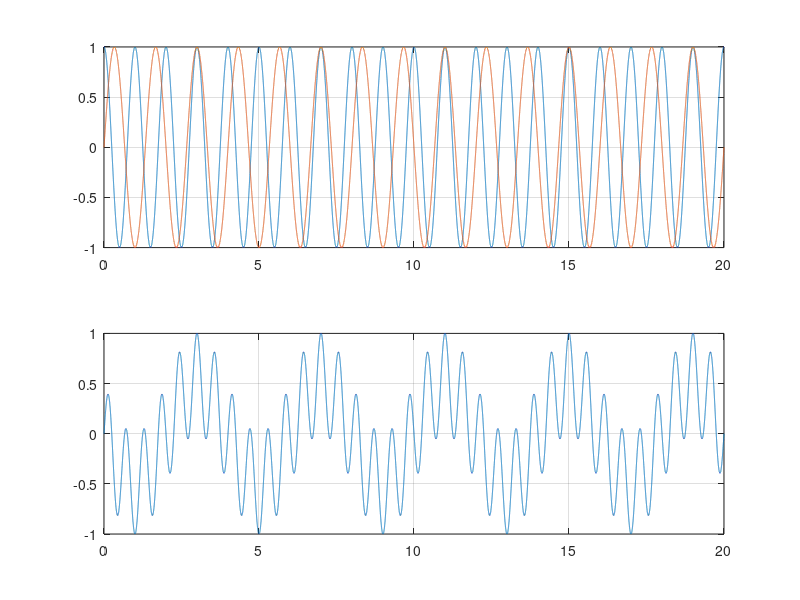

Write the MATLAB code that produced this figure.
clear;
clc;

t = linspace(0,20,1e5);

x = cos(2*pi*t);
y = sin(1.5*pi*t);

z = x.*y;

clf;

subplot(2,1,1); plot(t,x,t,y);
grid('on');

subplot(2,1,2);
plot(t,z);

grid('on');